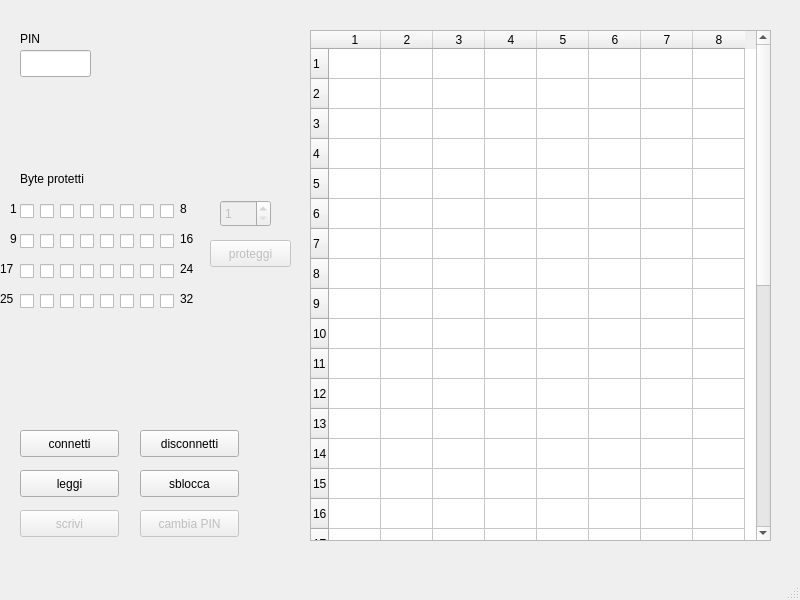
<?xml version="1.0" encoding="UTF-8"?>
<ui version="4.0">
 <class>MainWindow</class>
 <widget class="QMainWindow" name="MainWindow">
  <property name="geometry">
   <rect>
    <x>0</x>
    <y>0</y>
    <width>800</width>
    <height>600</height>
   </rect>
  </property>
  <property name="windowTitle">
   <string>MainWindow</string>
  </property>
  <widget class="QWidget" name="centralwidget">
   <widget class="QTableWidget" name="dati">
    <property name="geometry">
     <rect>
      <x>310</x>
      <y>30</y>
      <width>461</width>
      <height>511</height>
     </rect>
    </property>
    <property name="rowCount">
     <number>32</number>
    </property>
    <property name="columnCount">
     <number>8</number>
    </property>
    <attribute name="horizontalHeaderVisible">
     <bool>true</bool>
    </attribute>
    <attribute name="horizontalHeaderCascadingSectionResizes">
     <bool>false</bool>
    </attribute>
    <attribute name="horizontalHeaderDefaultSectionSize">
     <number>52</number>
    </attribute>
    <row/>
    <row/>
    <row/>
    <row/>
    <row/>
    <row/>
    <row/>
    <row/>
    <row/>
    <row/>
    <row/>
    <row/>
    <row/>
    <row/>
    <row/>
    <row/>
    <row/>
    <row/>
    <row/>
    <row/>
    <row/>
    <row/>
    <row/>
    <row/>
    <row/>
    <row/>
    <row/>
    <row/>
    <row/>
    <row/>
    <row/>
    <row/>
    <column/>
    <column/>
    <column/>
    <column/>
    <column/>
    <column/>
    <column/>
    <column/>
   </widget>
   <widget class="QPushButton" name="leggi">
    <property name="geometry">
     <rect>
      <x>20</x>
      <y>470</y>
      <width>99</width>
      <height>27</height>
     </rect>
    </property>
    <property name="text">
     <string>leggi</string>
    </property>
   </widget>
   <widget class="QPushButton" name="connetti">
    <property name="geometry">
     <rect>
      <x>20</x>
      <y>430</y>
      <width>99</width>
      <height>27</height>
     </rect>
    </property>
    <property name="text">
     <string>connetti</string>
    </property>
   </widget>
   <widget class="QPushButton" name="disconnetti">
    <property name="geometry">
     <rect>
      <x>140</x>
      <y>430</y>
      <width>99</width>
      <height>27</height>
     </rect>
    </property>
    <property name="text">
     <string>disconnetti</string>
    </property>
   </widget>
   <widget class="QPushButton" name="sblocca">
    <property name="geometry">
     <rect>
      <x>140</x>
      <y>470</y>
      <width>99</width>
      <height>27</height>
     </rect>
    </property>
    <property name="text">
     <string>sblocca</string>
    </property>
   </widget>
   <widget class="QLineEdit" name="pin">
    <property name="geometry">
     <rect>
      <x>20</x>
      <y>50</y>
      <width>71</width>
      <height>27</height>
     </rect>
    </property>
    <property name="maxLength">
     <number>3</number>
    </property>
   </widget>
   <widget class="QLabel" name="label_4">
    <property name="geometry">
     <rect>
      <x>20</x>
      <y>30</y>
      <width>67</width>
      <height>17</height>
     </rect>
    </property>
    <property name="text">
     <string>PIN</string>
    </property>
   </widget>
   <widget class="QLabel" name="stato_carta">
    <property name="geometry">
     <rect>
      <x>100</x>
      <y>40</y>
      <width>201</width>
      <height>41</height>
     </rect>
    </property>
    <property name="text">
     <string/>
    </property>
    <property name="wordWrap">
     <bool>true</bool>
    </property>
   </widget>
   <widget class="QPushButton" name="scrivi">
    <property name="enabled">
     <bool>false</bool>
    </property>
    <property name="geometry">
     <rect>
      <x>20</x>
      <y>510</y>
      <width>99</width>
      <height>27</height>
     </rect>
    </property>
    <property name="text">
     <string>scrivi</string>
    </property>
   </widget>
   <widget class="QPushButton" name="change_pin">
    <property name="enabled">
     <bool>false</bool>
    </property>
    <property name="geometry">
     <rect>
      <x>140</x>
      <y>510</y>
      <width>99</width>
      <height>27</height>
     </rect>
    </property>
    <property name="text">
     <string>cambia PIN</string>
    </property>
   </widget>
   <widget class="QCheckBox" name="bit_1">
    <property name="geometry">
     <rect>
      <x>20</x>
      <y>200</y>
      <width>21</width>
      <height>22</height>
     </rect>
    </property>
    <property name="text">
     <string/>
    </property>
   </widget>
   <widget class="QCheckBox" name="bit_2">
    <property name="geometry">
     <rect>
      <x>40</x>
      <y>200</y>
      <width>21</width>
      <height>22</height>
     </rect>
    </property>
    <property name="text">
     <string/>
    </property>
   </widget>
   <widget class="QCheckBox" name="bit_3">
    <property name="geometry">
     <rect>
      <x>60</x>
      <y>200</y>
      <width>21</width>
      <height>22</height>
     </rect>
    </property>
    <property name="text">
     <string/>
    </property>
   </widget>
   <widget class="QCheckBox" name="bit_4">
    <property name="geometry">
     <rect>
      <x>80</x>
      <y>200</y>
      <width>21</width>
      <height>22</height>
     </rect>
    </property>
    <property name="text">
     <string/>
    </property>
   </widget>
   <widget class="QCheckBox" name="bit_5">
    <property name="geometry">
     <rect>
      <x>100</x>
      <y>200</y>
      <width>21</width>
      <height>22</height>
     </rect>
    </property>
    <property name="text">
     <string/>
    </property>
   </widget>
   <widget class="QCheckBox" name="bit_6">
    <property name="geometry">
     <rect>
      <x>120</x>
      <y>200</y>
      <width>21</width>
      <height>22</height>
     </rect>
    </property>
    <property name="text">
     <string/>
    </property>
   </widget>
   <widget class="QCheckBox" name="bit_7">
    <property name="geometry">
     <rect>
      <x>140</x>
      <y>200</y>
      <width>21</width>
      <height>22</height>
     </rect>
    </property>
    <property name="text">
     <string/>
    </property>
   </widget>
   <widget class="QCheckBox" name="bit_8">
    <property name="geometry">
     <rect>
      <x>160</x>
      <y>200</y>
      <width>21</width>
      <height>22</height>
     </rect>
    </property>
    <property name="text">
     <string/>
    </property>
   </widget>
   <widget class="QCheckBox" name="bit_9">
    <property name="geometry">
     <rect>
      <x>20</x>
      <y>230</y>
      <width>21</width>
      <height>22</height>
     </rect>
    </property>
    <property name="text">
     <string/>
    </property>
   </widget>
   <widget class="QCheckBox" name="bit_10">
    <property name="geometry">
     <rect>
      <x>40</x>
      <y>230</y>
      <width>21</width>
      <height>22</height>
     </rect>
    </property>
    <property name="text">
     <string/>
    </property>
   </widget>
   <widget class="QCheckBox" name="bit_11">
    <property name="geometry">
     <rect>
      <x>60</x>
      <y>230</y>
      <width>21</width>
      <height>22</height>
     </rect>
    </property>
    <property name="text">
     <string/>
    </property>
   </widget>
   <widget class="QCheckBox" name="bit_12">
    <property name="geometry">
     <rect>
      <x>80</x>
      <y>230</y>
      <width>21</width>
      <height>22</height>
     </rect>
    </property>
    <property name="text">
     <string/>
    </property>
   </widget>
   <widget class="QCheckBox" name="bit_13">
    <property name="geometry">
     <rect>
      <x>100</x>
      <y>230</y>
      <width>21</width>
      <height>22</height>
     </rect>
    </property>
    <property name="text">
     <string/>
    </property>
   </widget>
   <widget class="QCheckBox" name="bit_14">
    <property name="geometry">
     <rect>
      <x>120</x>
      <y>230</y>
      <width>21</width>
      <height>22</height>
     </rect>
    </property>
    <property name="text">
     <string/>
    </property>
   </widget>
   <widget class="QCheckBox" name="bit_15">
    <property name="geometry">
     <rect>
      <x>140</x>
      <y>230</y>
      <width>21</width>
      <height>22</height>
     </rect>
    </property>
    <property name="text">
     <string/>
    </property>
   </widget>
   <widget class="QCheckBox" name="bit_16">
    <property name="geometry">
     <rect>
      <x>160</x>
      <y>230</y>
      <width>21</width>
      <height>22</height>
     </rect>
    </property>
    <property name="text">
     <string/>
    </property>
   </widget>
   <widget class="QCheckBox" name="bit_17">
    <property name="geometry">
     <rect>
      <x>20</x>
      <y>260</y>
      <width>21</width>
      <height>22</height>
     </rect>
    </property>
    <property name="text">
     <string/>
    </property>
   </widget>
   <widget class="QCheckBox" name="bit_18">
    <property name="geometry">
     <rect>
      <x>40</x>
      <y>260</y>
      <width>21</width>
      <height>22</height>
     </rect>
    </property>
    <property name="text">
     <string/>
    </property>
   </widget>
   <widget class="QCheckBox" name="bit_19">
    <property name="geometry">
     <rect>
      <x>60</x>
      <y>260</y>
      <width>21</width>
      <height>22</height>
     </rect>
    </property>
    <property name="text">
     <string/>
    </property>
   </widget>
   <widget class="QCheckBox" name="bit_20">
    <property name="geometry">
     <rect>
      <x>80</x>
      <y>260</y>
      <width>21</width>
      <height>22</height>
     </rect>
    </property>
    <property name="text">
     <string/>
    </property>
   </widget>
   <widget class="QCheckBox" name="bit_21">
    <property name="geometry">
     <rect>
      <x>100</x>
      <y>260</y>
      <width>21</width>
      <height>22</height>
     </rect>
    </property>
    <property name="text">
     <string/>
    </property>
   </widget>
   <widget class="QCheckBox" name="bit_22">
    <property name="geometry">
     <rect>
      <x>120</x>
      <y>260</y>
      <width>21</width>
      <height>22</height>
     </rect>
    </property>
    <property name="text">
     <string/>
    </property>
   </widget>
   <widget class="QCheckBox" name="bit_23">
    <property name="geometry">
     <rect>
      <x>140</x>
      <y>260</y>
      <width>21</width>
      <height>22</height>
     </rect>
    </property>
    <property name="text">
     <string/>
    </property>
   </widget>
   <widget class="QCheckBox" name="bit_24">
    <property name="geometry">
     <rect>
      <x>160</x>
      <y>260</y>
      <width>21</width>
      <height>22</height>
     </rect>
    </property>
    <property name="text">
     <string/>
    </property>
   </widget>
   <widget class="QCheckBox" name="bit_25">
    <property name="geometry">
     <rect>
      <x>20</x>
      <y>290</y>
      <width>21</width>
      <height>22</height>
     </rect>
    </property>
    <property name="text">
     <string/>
    </property>
   </widget>
   <widget class="QCheckBox" name="bit_26">
    <property name="geometry">
     <rect>
      <x>40</x>
      <y>290</y>
      <width>21</width>
      <height>22</height>
     </rect>
    </property>
    <property name="text">
     <string/>
    </property>
   </widget>
   <widget class="QCheckBox" name="bit_27">
    <property name="geometry">
     <rect>
      <x>60</x>
      <y>290</y>
      <width>21</width>
      <height>22</height>
     </rect>
    </property>
    <property name="text">
     <string/>
    </property>
   </widget>
   <widget class="QCheckBox" name="bit_28">
    <property name="geometry">
     <rect>
      <x>80</x>
      <y>290</y>
      <width>21</width>
      <height>22</height>
     </rect>
    </property>
    <property name="text">
     <string/>
    </property>
   </widget>
   <widget class="QCheckBox" name="bit_29">
    <property name="geometry">
     <rect>
      <x>100</x>
      <y>290</y>
      <width>21</width>
      <height>22</height>
     </rect>
    </property>
    <property name="text">
     <string/>
    </property>
   </widget>
   <widget class="QCheckBox" name="bit_30">
    <property name="geometry">
     <rect>
      <x>120</x>
      <y>290</y>
      <width>21</width>
      <height>22</height>
     </rect>
    </property>
    <property name="text">
     <string/>
    </property>
   </widget>
   <widget class="QCheckBox" name="bit_31">
    <property name="geometry">
     <rect>
      <x>140</x>
      <y>290</y>
      <width>21</width>
      <height>22</height>
     </rect>
    </property>
    <property name="text">
     <string/>
    </property>
   </widget>
   <widget class="QCheckBox" name="bit_32">
    <property name="geometry">
     <rect>
      <x>160</x>
      <y>290</y>
      <width>21</width>
      <height>22</height>
     </rect>
    </property>
    <property name="text">
     <string/>
    </property>
   </widget>
   <widget class="QLabel" name="label">
    <property name="geometry">
     <rect>
      <x>20</x>
      <y>170</y>
      <width>101</width>
      <height>17</height>
     </rect>
    </property>
    <property name="text">
     <string>Byte protetti</string>
    </property>
   </widget>
   <widget class="QLabel" name="label_2">
    <property name="geometry">
     <rect>
      <x>10</x>
      <y>200</y>
      <width>16</width>
      <height>17</height>
     </rect>
    </property>
    <property name="text">
     <string>1</string>
    </property>
   </widget>
   <widget class="QLabel" name="label_3">
    <property name="geometry">
     <rect>
      <x>10</x>
      <y>230</y>
      <width>16</width>
      <height>17</height>
     </rect>
    </property>
    <property name="text">
     <string>9</string>
    </property>
   </widget>
   <widget class="QLabel" name="label_5">
    <property name="geometry">
     <rect>
      <x>0</x>
      <y>260</y>
      <width>16</width>
      <height>17</height>
     </rect>
    </property>
    <property name="text">
     <string>17</string>
    </property>
   </widget>
   <widget class="QLabel" name="label_6">
    <property name="geometry">
     <rect>
      <x>0</x>
      <y>290</y>
      <width>16</width>
      <height>17</height>
     </rect>
    </property>
    <property name="text">
     <string>25</string>
    </property>
   </widget>
   <widget class="QLabel" name="label_7">
    <property name="geometry">
     <rect>
      <x>180</x>
      <y>200</y>
      <width>16</width>
      <height>17</height>
     </rect>
    </property>
    <property name="text">
     <string>8</string>
    </property>
   </widget>
   <widget class="QLabel" name="label_8">
    <property name="geometry">
     <rect>
      <x>180</x>
      <y>230</y>
      <width>16</width>
      <height>17</height>
     </rect>
    </property>
    <property name="text">
     <string>16</string>
    </property>
   </widget>
   <widget class="QLabel" name="label_9">
    <property name="geometry">
     <rect>
      <x>180</x>
      <y>260</y>
      <width>16</width>
      <height>17</height>
     </rect>
    </property>
    <property name="text">
     <string>24</string>
    </property>
   </widget>
   <widget class="QLabel" name="label_10">
    <property name="geometry">
     <rect>
      <x>180</x>
      <y>290</y>
      <width>16</width>
      <height>17</height>
     </rect>
    </property>
    <property name="text">
     <string>32</string>
    </property>
   </widget>
   <widget class="QSpinBox" name="proteggi_n">
    <property name="enabled">
     <bool>false</bool>
    </property>
    <property name="geometry">
     <rect>
      <x>220</x>
      <y>200</y>
      <width>51</width>
      <height>27</height>
     </rect>
    </property>
    <property name="minimum">
     <number>1</number>
    </property>
    <property name="maximum">
     <number>32</number>
    </property>
   </widget>
   <widget class="QPushButton" name="proteggi">
    <property name="enabled">
     <bool>false</bool>
    </property>
    <property name="geometry">
     <rect>
      <x>210</x>
      <y>240</y>
      <width>81</width>
      <height>27</height>
     </rect>
    </property>
    <property name="text">
     <string>proteggi</string>
    </property>
   </widget>
  </widget>
  <widget class="QMenuBar" name="menubar">
   <property name="geometry">
    <rect>
     <x>0</x>
     <y>0</y>
     <width>800</width>
     <height>25</height>
    </rect>
   </property>
  </widget>
  <widget class="QStatusBar" name="statusbar"/>
 </widget>
 <resources/>
 <connections/>
 <slots>
  <slot>leggi()</slot>
 </slots>
</ui>
